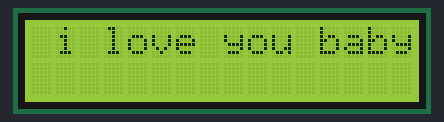
The sketch below on a simulated Arduino Uno, built with avr-gcc and run on an emulated ATmega328P. Shown: 16×2 character LCD.

Above: at 0.1 s.
At 0.6 s:
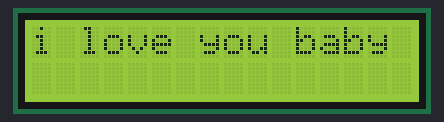

The sketch:

scrolldisplayExam.ino
```cpp
#include <LiquidCrystal.h>
String data = "i love you baby";
int data_size = 0;
LiquidCrystal lcd(12,11,4,5,6,7);
void setup() {
  lcd.begin(16,2);
  data_size = data.length();
  lcd.print(data);
}

void loop() {
  for(int i=0;i<16-data_size;i++){
    lcd.scrollDisplayRight();
    delay(500);
  }
  for(int i=16-data_size;i>0;i--){
    lcd.scrollDisplayLeft();
    delay(500);
  }
}
```

Measured:
- what the display in image 1 shows lasts 0.5 s, from 0.6 s to 1.1 s
